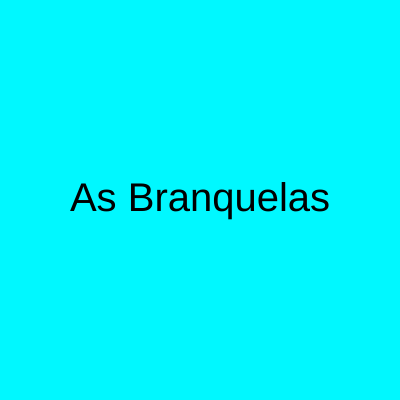
Frame 1 (no input)
Frame 60 (no input): identical to frame 1, image omitted
Frame 120 (the mouse pressed at the canvas centre since frame 60): identical to frame 1, image omitted

The p5.js sketch that drew this single still picture (run headless with seeded random() and noise() and a simulated clock; from frame 60 on, the mouse is pressed at the canvas centre):

// p5.js sketch
// ── sketch.js
// Idade 18 anos:
// 1) As tranças do Careca, 18 anos, romance
// 2) Bastardos Inglorios, açao
// 3) Annabelle, terror

// Idade 12 anos:
// 1) As Branquelas, açao
// 2) Coraline e o mundo Secreto, terror
// 3) A barraca do beijo, romance

// Idade Livre:
// 1) Erolados, romance
// 2) Orion e o escuro, terror
// 3) Carros, açao

let campoIdade;
let campoAcao;
let campoTerror;
let campoRomance;
let Filme;


function setup() {
  createCanvas(400, 400);
  createElement('h2', 'Recomendador de filmes');
  createSpan('idade: ')
  campoIdade = createInput('15');
  createElement('h4','Escholha somente um gênero:')
  campoAcao = createCheckbox('Açao');
  campoTerror = createCheckbox('Terror');
  campoRomance = createCheckbox('Romance');
 
}

function draw() {
  background('rgb(0,248,255)');
  textAlign(CENTER, CENTER);
  textSize(40);
  fill('black')

  let idade = campoIdade.value();
  let acao = campoAcao. checked();
  let terror = campoTerror. checked();
  let romance = campoRomance. checked();
 
  filme = geraRecomendacao(idade, acao, terror, romance);
 
  text(filme, width/2, height/2);
}

  function geraRecomendacao(idade, acao, terror,romance){
  if (idade >= 18){
    if(acao){
      return 'Bastardos Inglorios'
  }else if (terror){
      return'Annabelle';
    }else if(romance){
      return 'As tranças do Careca';
    }else{
      return 'Bastardos Inglorios';
  }
  }else if (idade >= 12){  
    if(acao){
      return 'As Branquelas';
  }else if (terror){
      return 'Coraline e o Mundo Secreto';
    }else if(romance){
      return 'A barraca do beijo';
    }else{
      return 'As Branquelas';
    }
  }else{
  if(acao){
      return 'Carros';
  }else if (terror){
      return 'Orion e o Escuro';
    }else if(romance){
      return 'Enrolados';
    }else{
      return 'Carros';
    }
   }
  }
